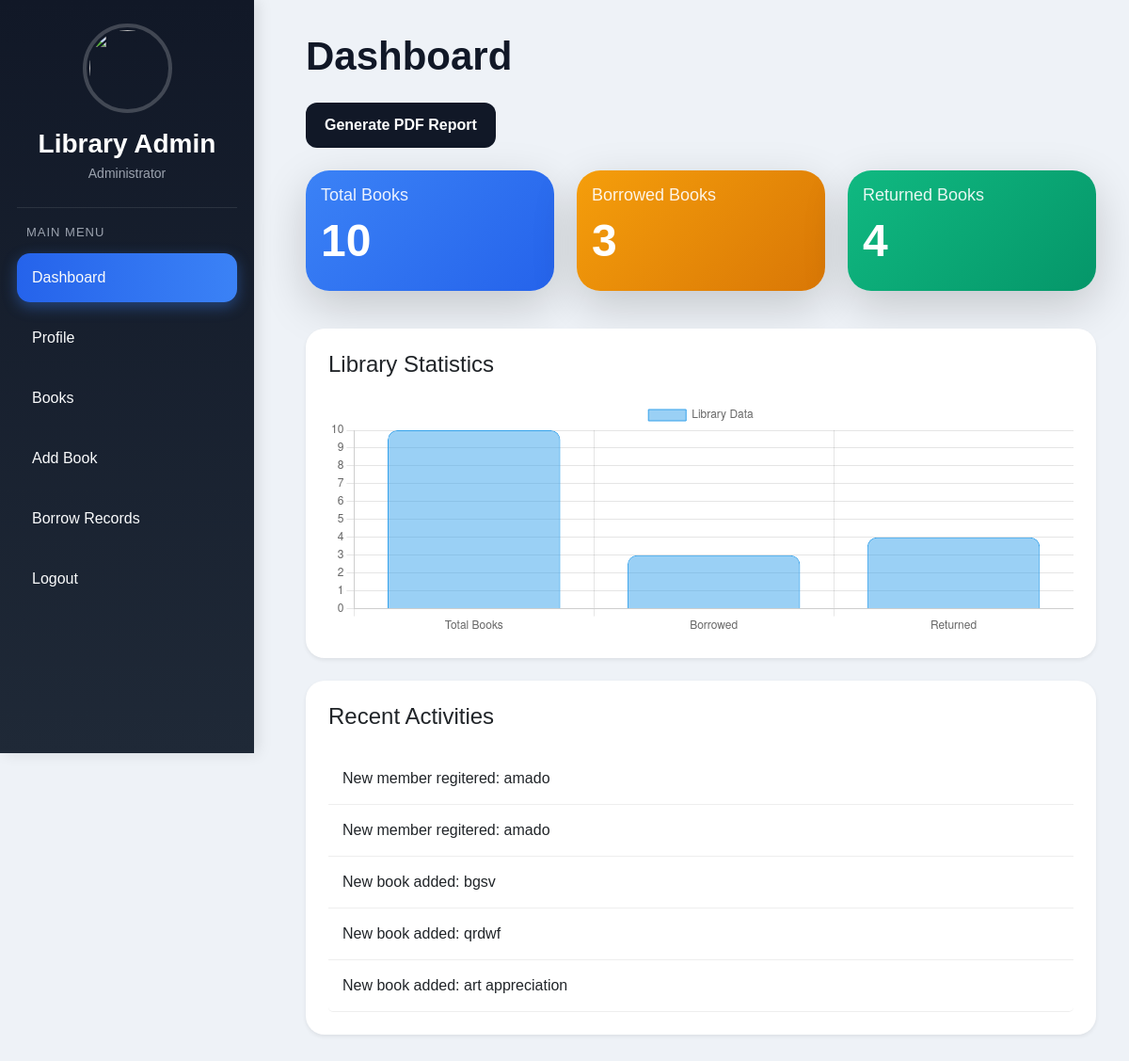
Page / (signed in) on the earlier database version.
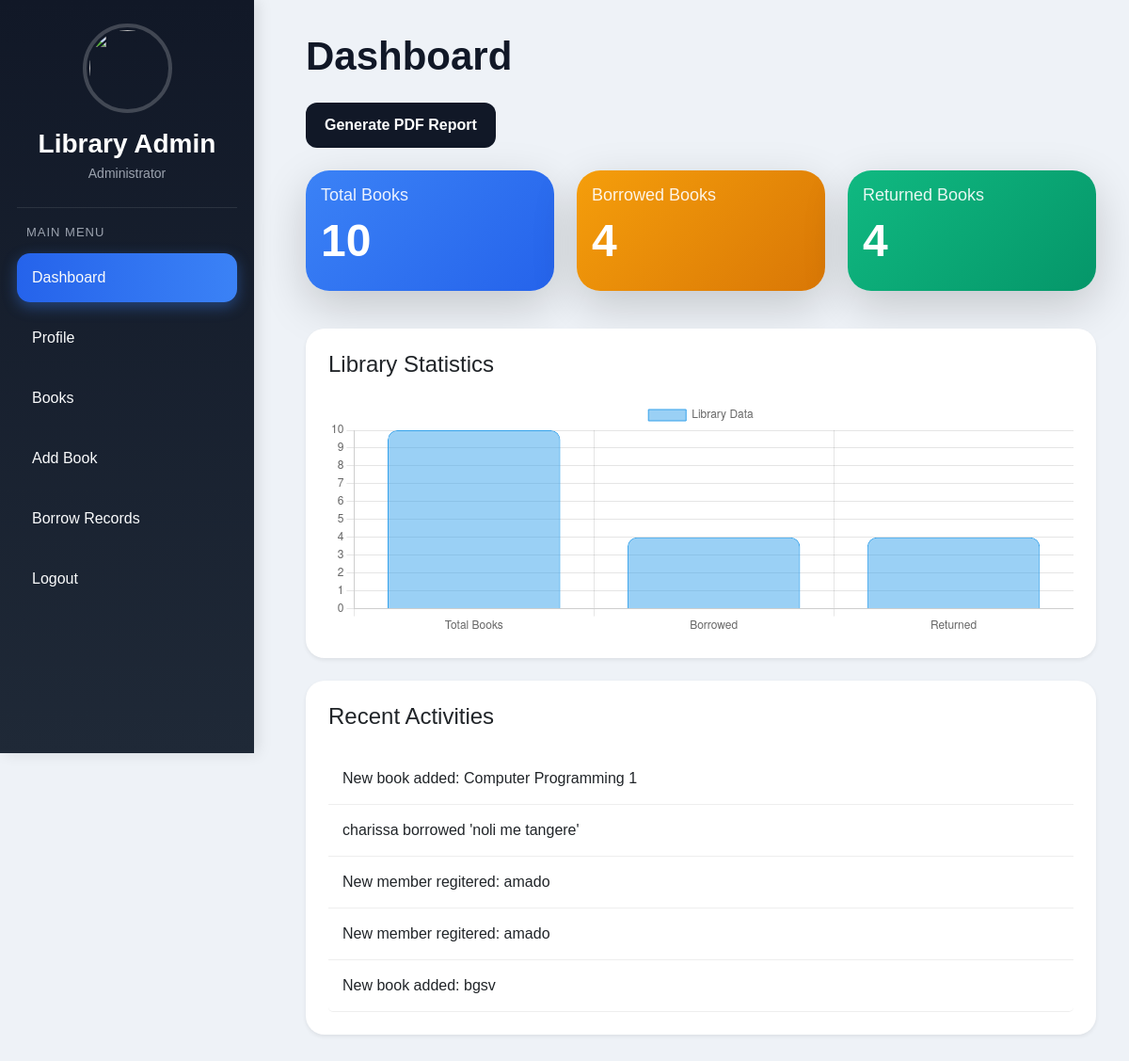
Same page on the later database version.
### tables this page shows
CREATE TABLE activities (
    id INTEGER PRIMARY KEY AUTOINCREMENT,
    activity TEXT,
    created_at TIMESTAMP DEFAULT CURRENT_TIMESTAMP
);

### app.py (the view)
@app.route('/')
@login_required
def index():
    conn = sqlite3.connect('database.db')
    cursor = conn.cursor()
    cursor.execute("SELECT COUNT(*) FROM books")
    total_books = cursor.fetchone()[0]
    cursor.execute("""
    SELECT COUNT(*) FROM borrow_books
    WHERE status = 'Borrowed'
    """)
    borrowed_books = cursor.fetchone()[0]
    cursor.execute("""
    SELECT COUNT(*) FROM borrow_books
    WHERE status = 'Returned'
    """)
    returned_books = cursor.fetchone()[0]
    cursor.execute("""
    SELECT * FROM activities
    ORDER BY id DESC
    LIMIT 5
    """)
    activities = cursor.fetchall()
    conn.close()
    return render_template(
        'index.html',
        total_books=total_books,
        borrowed_books=borrowed_books,
        returned_books=returned_books,
        activities=activities
    )

### app.py (called while the page is built)
def login_required(f):
    @wraps(f)
    def decorated_function(*args, **kwargs):
        if 'user' not in session:
            return redirect('/login')
        return f(*args, **kwargs)
    return decorated_function

### templates/index.html (shortened to what this page needs)
<!DOCTYPE html>
<html>
<head>
    <link href="https://cdn.jsdelivr.net/npm/bootstrap@5.3.3/dist/css/bootstrap.min.css" rel="stylesheet">
</head>
<body>
<div class="sidebar">
    <div class="profile-box">
        <img
            src="https://cdn-icons-png.flaticon.com/512/3135/3135715.png"
        >
        <div class="logo-title">
            Library Admin
        </div>
        <div class="admin-role">
            Administrator
        </div>
    </div>
    <hr class="text-secondary">
    <div class="menu-title">
        Main Menu
    </div>
    <a href="/" class="active">
        Dashboard
    </a>
    <a href="/profile">
        Profile
    </a>
    <a href="/books">
        Books
    </a>
    <a href="/add_book">
        Add Book
    </a>
    <a href="/borrow_records">
        Borrow Records
    </a>
    <a href="/logout">
        Logout
    </a>
</div>
<div class="content">
    <h1 class="dashboard-title mb-4">
        Dashboard
    </h1>
    <a
        href="/generate_report"
        class="btn btn-dark generate-btn mb-4"
    >
        Generate PDF Report
    </a>
<div class="row mb-4">
    <div class="col-md-4 mb-3">
        <div class="card dashboard-card total-card shadow-lg">
            <div class="card-body d-flex justify-content-between align-items-center">
                <div>
                    <h6 class="card-title text-white">
                        Total Books
                    </h6>
                    <h1 class="display-5 fw-bold text-white">
                        {{ total_books }}
                    </h1>
                </div>
            </div>
        </div>
    </div>
    <div class="col-md-4 mb-3">
        <div class="card dashboard-card borrow-card shadow-lg">
            <div class="card-body d-flex justify-content-between align-items-center">
                <div>
                    <h6 class="card-title text-white">
                        Borrowed Books
                    </h6>
                    <h1 class="display-5 fw-bold text-white">
                        {{ borrowed_books }}
                    </h1>
                </div>
            </div>
        </div>
    </div>
    <div class="col-md-4 mb-3">
        <div class="card dashboard-card return-card shadow-lg">
            <div class="card-body d-flex justify-content-between align-items-center">
                <div>
                    <h6 class="card-title text-white">
                        Returned Books
                    </h6>
                    <h1 class="display-5 fw-bold text-white">
                        {{ returned_books }}
                    </h1>
                </div>
            </div>
        </div>
    </div>
</div>
    <div class="card shadow-sm p-4 mb-4 chart-card">
        <h4 class="mb-4">
            Library Statistics
        </h4>
        <div style="height: 250px;">
            <canvas id="libraryChart"></canvas>
        </div>
    </div>
    <div class="card shadow-sm p-4 activity-card">
        <h4 class="mb-4">
            Recent Activities
        </h4>
        <ul class="list-group">
            {% for activity in activities %}
            <li class="list-group-item">
                {{ activity[1] }}
            </li>
            {% endfor %}
        </ul>
    </div>
</div>
<script>
const ctx = document.getElementById('libraryChart');
new Chart(ctx, {
    type: 'bar',
    data: {
        labels: [
            'Total Books',
            'Borrowed',
            'Returned'
        ],
        datasets: [{
            label: 'Library Data',
            data: [
                {{ total_books }},
                {{ borrowed_books }},
                {{ returned_books }}
            ],
            borderWidth: 1,
            borderRadius: 10
        }]
    },
    options: {
        responsive: true,
        maintainAspectRatio: false,
        scales: {
            y: {
                beginAtZero: true
            }
        }
    }
});
</script>
</body>
</html>

Differences in the rows shown:
no longer on this page (row unchanged): activities: activity "New book added: qrdwf"
no longer on this page (row unchanged): activities: activity "New book added: art appreciation"
added activities: activity "New book added: Computer Programming 1"
added activities: activity "charissa borrowed 'noli me tangere'"
Other differences:
{{ borrowed_books }}: "3" → "4"
chart data {{ borrowed_books }}: 3 → 4
